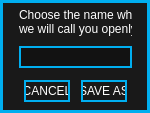
<?xml version="1.0" encoding="UTF-8"?>
<ui version="4.0">
 <class>saveAsDialogForm</class>
 <widget class="QWidget" name="saveAsDialogForm">
  <property name="geometry">
   <rect>
    <x>0</x>
    <y>0</y>
    <width>150</width>
    <height>113</height>
   </rect>
  </property>
  <property name="windowTitle">
   <string>Save As...</string>
  </property>
  <property name="styleSheet">
   <string notr="true">QWidget
{
	background:	 rgb(25, 25, 25);
	border: 3px solid rgb(0,174,239);
}

/* ---------- QLabels ------------*/
QLabel
{
	background:		rgba(0,0,0,0);
	color: 				white;
	font: 				10pt &quot;Futura&quot;;
	border:				none;
}

QLabel:hover
{
	border:				none;
}  

/*-------QPushButton-------*/
QPushButton
{
	font: 8px &quot;Futura&quot;;
	color: white;
	border: 2px solid rgb(0, 174, 239);
}

QPushButton:pressed
{
	background-color: rgb(0, 174, 239);
}

/* ---------- QLineEdit ------------*/
QLineEdit
{
	font: 10pt &quot;Futura&quot;;
	background: rgb(18, 18, 18);
	border: 2px solid rgb(0, 174, 239);
	border-radius: 0px;
	color: white;
	padding-left: 2px;
	padding-bottom: 2px;
}

QLineEdit:focus
{
	font: 10pt &quot;Futura&quot;;
	background: rgb(18, 18, 18);
	border: 1px solid rgb(0, 174, 239);
	border-radius: 0px;
	color: white;
	padding-left: 2px;
	padding-bottom: 2px;
}

/*-------QToolTip-------*/
QToolTip
{
	font: 10px &quot;Futura&quot;;
	color: rgb(255, 255, 255);
	background: rgb(40, 40, 40);
	border: 1px solid rgb(120, 120, 120);
	padding: 2px;
	width: 22px;
}</string>
  </property>
  <widget class="QLineEdit" name="name">
   <property name="geometry">
    <rect>
     <x>19</x>
     <y>46</y>
     <width>113</width>
     <height>22</height>
    </rect>
   </property>
   <property name="toolTip">
    <string>Enter a name for your preset here.</string>
   </property>
  </widget>
  <widget class="QPushButton" name="cancel">
   <property name="geometry">
    <rect>
     <x>24</x>
     <y>80</y>
     <width>46</width>
     <height>22</height>
    </rect>
   </property>
   <property name="toolTip">
    <string>I've changed my mind. &lt;br&gt;I don't want a new preset.</string>
   </property>
   <property name="text">
    <string>CANCEL</string>
   </property>
  </widget>
  <widget class="QPushButton" name="save">
   <property name="geometry">
    <rect>
     <x>81</x>
     <y>80</y>
     <width>46</width>
     <height>22</height>
    </rect>
   </property>
   <property name="toolTip">
    <string>Saves a shiny, new preset.</string>
   </property>
   <property name="text">
    <string>SAVE AS</string>
   </property>
  </widget>
  <widget class="QLabel" name="label">
   <property name="geometry">
    <rect>
     <x>19</x>
     <y>8</y>
     <width>113</width>
     <height>28</height>
    </rect>
   </property>
   <property name="text">
    <string>Choose the name which &lt;br&gt;we will call you openly:</string>
   </property>
   <property name="alignment">
    <set>Qt::AlignCenter</set>
   </property>
  </widget>
 </widget>
 <resources/>
 <connections/>
</ui>
